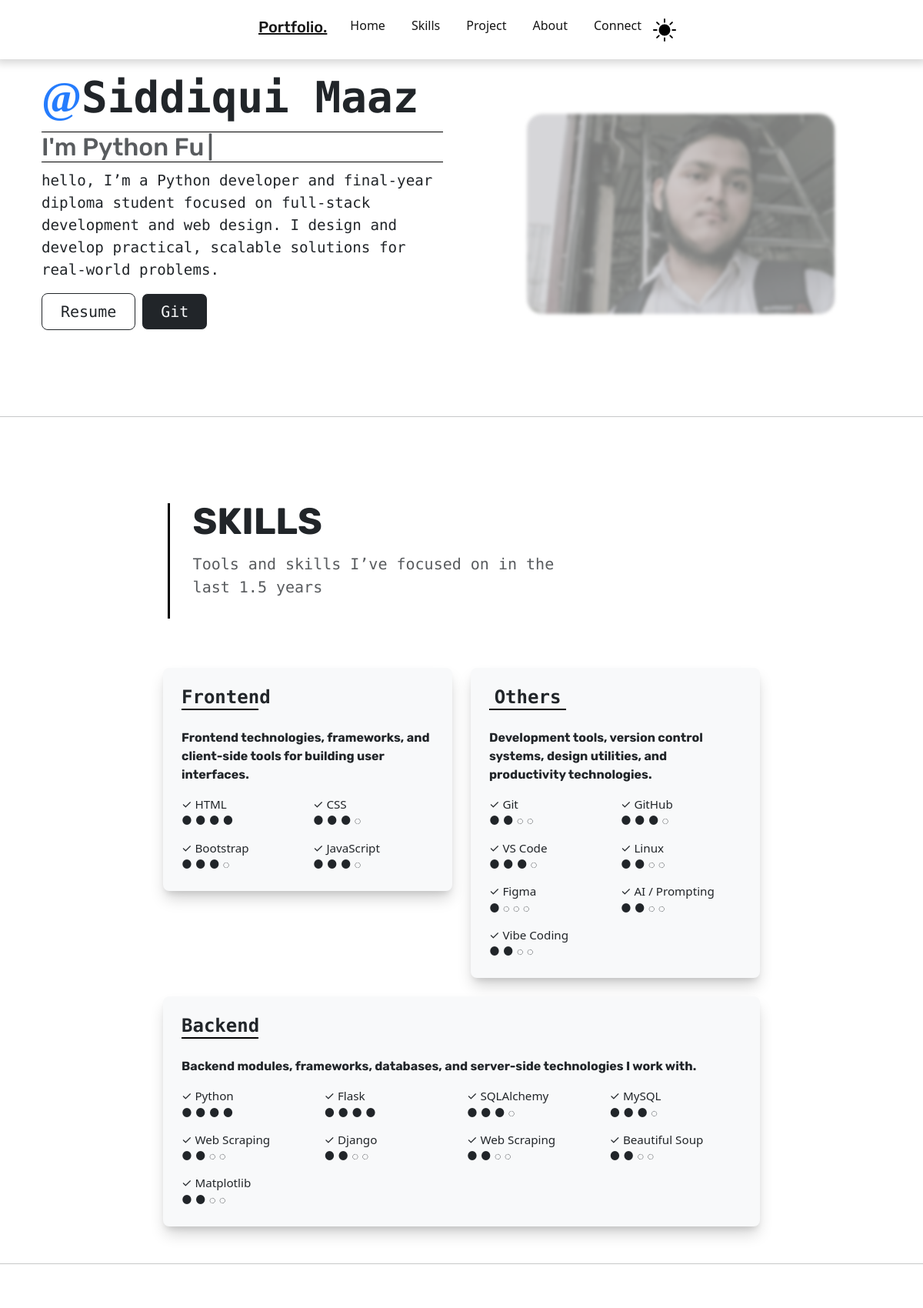
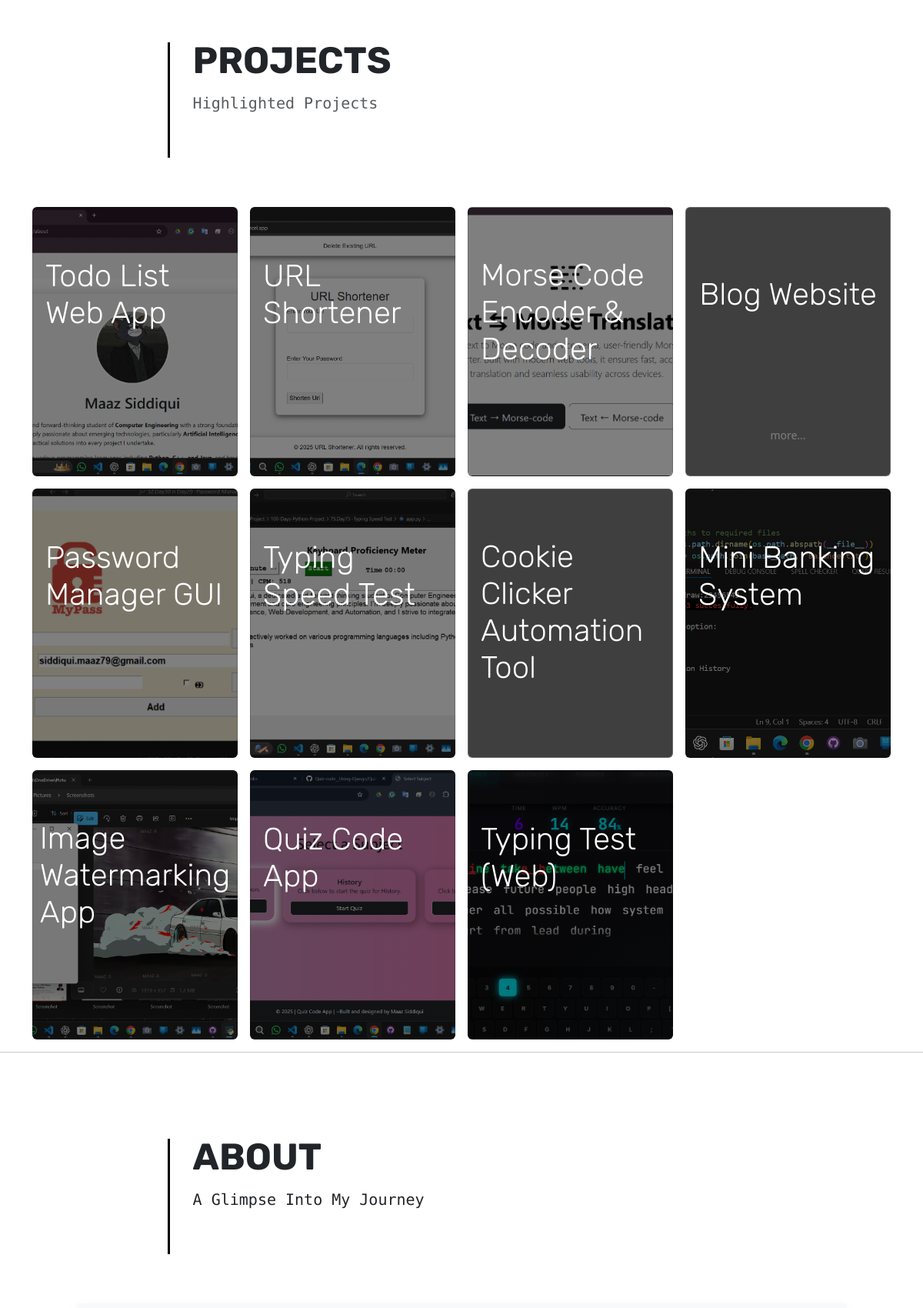
The page / (upper part) on the database its author committed (2 pictures, top to bottom).
### app.py (models this page shows, shortened)
class PROJECT_POSTS(db.Model):
    __tablename__ = 'PROJECTS'
    id = db.Column(db.Integer, primary_key=True)
    title = db.Column(db.String, unique=True)
    s_description = db.Column(db.String, nullable=False)
    img = db.Column(db.String, nullable=False)
    body = db.Column(db.String, nullable=False)
    type = db.Column(db.String, nullable=False)
    date = db.Column(db.String, nullable=False)

### app.py (the view, shortened to what this page needs)
@app.route('/', methods=['GET', 'POST'])
def home_page():
    p = PROJECT_POSTS.query.all()
    return render_template('index.html', all_post=p)

### templates/index.html (shortened to what this page needs)
{% extends 'base.html' %} {% block title %}Maaz | Portfolio{% endblock %} {%
block body %}
<div id="home">
  <div class="container px-4 py-5">
    <div class="row flex-lg-row-reverse align-items-center g-5 py-5">
      <div class="col-12 col-sm-12 col-lg-6 page_load_class_img ">
        <img
          src="../static/my_img.jpg"
          draggable="false"
          class="d-block mx-lg-auto my-img"
          alt="My Image"
        />
      </div>
      <div class="col-lg-6 page_load_class_text">
        <h1 class="display-4 lh-1 mb-3">
          <span
            class="fw-bold"
            style="
              color: rgba(13, 110, 253, 0.9);
              font-family: Rubik sans-serif;
            "
            >@</span
          ><b style="font-family: Roboto Mono; font-weight: 700"
            >Siddiqui Maaz</b
          >
        </h1>
        <h2
          class="darkmodesubheading"
          style="font-family: Rubik"
          id="sub-head-text"
        ></h2>
        <p
          id="typing-text"
          style="
            font-size: 120%;
            font-family: &quot;Roboto Mono&quot;, monospace;
          "
        >
          hello, I’m a Python developer and final-year diploma student focused on
          full-stack development and web design. I design and develop practical,
          scalable solutions for real-world problems.
        </p>
        <div class="d-grid gap-2 d-md-flex justify-content-md-start">
          <a
            class="btn btn-outline-dark btn-lg px-4 spclbtn2"
            style="font-family: Roboto Mono"
            href="https://drive.google.com/file/d/1KGTJaYMChPRo4EBtT70rZ071TIqBitYA/view"
            target="_blank"
          >
            Resume
          </a>
          <a
            style="font-family: Roboto Mono"
            class="btn btn-dark btn-outline-light btn-lg px-4 spclbtn"
            href="https://github.com/maazsiddiqui79"
            target="_blank"
          >
            Git
          </a>
        </div>
      </div>
    </div>
  </div>
</div>
<hr />
<div id="skills">{% include 'skills.html' %}</div>
<hr />
<div id="projects">{% include 'projects.html' %}</div>
<hr />
<div id="about">{% include 'about.html' %}</div>
<br /><br /><br /><br /><br />
{% endblock %}

### templates/projects.html (shortened to what this page needs)
<section class="container col-xl-8">
  <div class="row py-lg-5">
    <div class="darkmodeheader container col-xl-8 mt-5 headingborder" style="font-family: 'Roboto Mono', monospace">
      <h3 class="display-5 fw-bolder lh-1 mb-3" style="font-family: 'Rubik', sans-serif">
        PROJECTS
      </h3>
      <p class="lead darkmodesubheading">Highlighted Projects</p>
    </div>
  </div>
</section>
<main>
  <div class="album">
    <div class="container">
      <div class="row row-cols-1 row-cols-sm-2 row-cols-md-4 row-cols-xxl-5 g-3">
        {% for i in all_post %}
        <div class="col">
          <a href="/maaz-project/{{i.id}}" class="text-decoration-none" target="_blank">
            <div class="card" style="
              background: linear-gradient(rgba(0, 0, 0, 0.5), rgba(0, 0, 0, 0.5)),
                         url('static/uploads/{{i.img}}');
              background-size: cover;
              background-position: center;
            ">
              <div class="card-body d-flex flex-column justify-content-center align-items-center">
                <p class="card-title display-6 text-white mt-5" style="font-family: 'Rubik', sans-serif">
                  {{i.title}}
                </p>
                <small class="text-white">more...</small>
              </div>
            </div>
          </a>
        </div>
        {% endfor %}
      </div>
    </div>
  </div>
</main>

### static/style.css (style rules this page uses)
.headingborder { border-left: 3px solid rgb(0, 0, 0); border-top: none; border-right: none; border-bottom: none; margin-bottom: 1rem; height: 150px; padding-left: 30px; margin-left: 1.1rem; }
.darkmodesubheading { color: #595C5F; }
.my-img { width: 400px; height: 260px; border-radius: 20px; object-fit: cover; overflow: hidden; display: flex; align-items: center; justify-content: center; margin-top: 30px; filter: grayscale(60%) opacity(55%) blur(2px); transition: all 0.6s ease-in-out, transform 0.9s ease-in-out; }
html, body { overflow-x: hidden; }
.card::before { content: ""; position: absolute; inset: 0; background: inherit; background-size: cover; background-position: center; transition: filter 0.3s ease, transform 0.3s ease, box-shadow 1.3s ease; z-index: 0; }
.card { transition: filter 0.3s ease, transform 0.3s ease, box-shadow 1.3s ease; overflow: hidden; background-size: cover; background-position: center; height: 350px; }
.card-title { transition: all 0.5s ease-in-out; transform: translateY(0); opacity: 1; }
small { text-align: right; margin-top: 140px; color: white; }

### templates/index.html (style rules this page uses)
#sub-head-text::after { content: "|"; margin-left: 4px; animation: blink 1s infinite; }
#sub-head-text { border-top: black 1px solid; border-bottom: black 1px solid; margin-bottom: 10px; }
#sub-head-text::before { content: "I'm "; }
.page_load_class_text, .page_load_class_img { opacity: 0; animation-duration: 1s; animation-fill-mode: forwards; animation-timing-function: ease-out; }
.page_load_class_text { animation-name: slideFromLeft; }
.page_load_class_img { animation-name: slideFromRight; }
.page_load_class_text { animation-delay: 0.1s; }
.page_load_class_img { animation-delay: 0.3s; }

### rows shown on the page
PROJECT_POSTS: img (picture), title "Todo List Web App"
PROJECT_POSTS: img (picture), title "URL Shortener"
PROJECT_POSTS: img (picture), title "Morse Code Encoder & Decoder"
PROJECT_POSTS: title "Blog Website"
PROJECT_POSTS: img (picture), title "Password Manager GUI"
PROJECT_POSTS: img (picture), title "Typing Speed Test"
PROJECT_POSTS: title "Cookie Clicker Automation Tool"
PROJECT_POSTS: img (picture), title "Mini Banking System"
PROJECT_POSTS: img (picture), title "Image Watermarking App"
PROJECT_POSTS: img (picture), title "Quiz Code App"
PROJECT_POSTS: img (picture), title "Typing Test (Web)"
